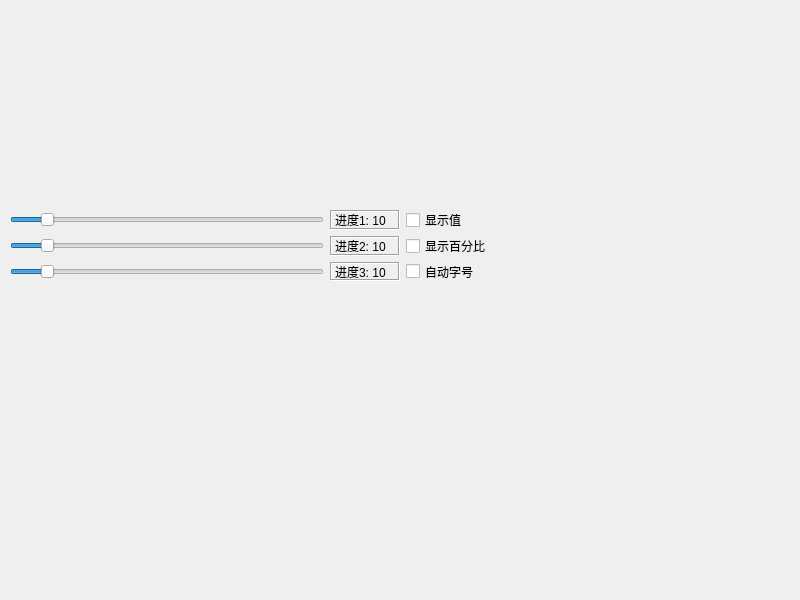
<?xml version="1.0" encoding="UTF-8"?>
<ui version="4.0">
 <class>frmProgressThree</class>
 <widget class="QWidget" name="frmProgressThree">
  <property name="geometry">
   <rect>
    <x>0</x>
    <y>0</y>
    <width>800</width>
    <height>600</height>
   </rect>
  </property>
  <property name="windowTitle">
   <string>Form</string>
  </property>
  <widget class="ProgressThree" name="progressThree1" native="true">
   <property name="geometry">
    <rect>
     <x>10</x>
     <y>10</y>
     <width>481</width>
     <height>41</height>
    </rect>
   </property>
  </widget>
  <widget class="ProgressThree" name="progressThree2" native="true">
   <property name="geometry">
    <rect>
     <x>10</x>
     <y>60</y>
     <width>481</width>
     <height>41</height>
    </rect>
   </property>
  </widget>
  <widget class="ProgressThree" name="progressThree3" native="true">
   <property name="geometry">
    <rect>
     <x>10</x>
     <y>110</y>
     <width>481</width>
     <height>41</height>
    </rect>
   </property>
  </widget>
  <widget class="ProgressThree" name="progressThree4" native="true">
   <property name="geometry">
    <rect>
     <x>10</x>
     <y>160</y>
     <width>481</width>
     <height>41</height>
    </rect>
   </property>
  </widget>
  <widget class="QWidget" name="layoutWidget">
   <property name="geometry">
    <rect>
     <x>10</x>
     <y>210</y>
     <width>481</width>
     <height>71</height>
    </rect>
   </property>
   <layout class="QGridLayout" name="gridLayout">
    <item row="0" column="0">
     <widget class="QSlider" name="horizontalSlider1">
      <property name="maximum">
       <number>100</number>
      </property>
      <property name="value">
       <number>10</number>
      </property>
      <property name="orientation">
       <enum>Qt::Horizontal</enum>
      </property>
     </widget>
    </item>
    <item row="0" column="2">
     <widget class="QCheckBox" name="ckShowValue">
      <property name="text">
       <string>显示值</string>
      </property>
     </widget>
    </item>
    <item row="1" column="0">
     <widget class="QSlider" name="horizontalSlider2">
      <property name="maximum">
       <number>100</number>
      </property>
      <property name="value">
       <number>10</number>
      </property>
      <property name="orientation">
       <enum>Qt::Horizontal</enum>
      </property>
     </widget>
    </item>
    <item row="1" column="2">
     <widget class="QCheckBox" name="ckShowPercent">
      <property name="text">
       <string>显示百分比</string>
      </property>
     </widget>
    </item>
    <item row="2" column="0">
     <widget class="QSlider" name="horizontalSlider3">
      <property name="maximum">
       <number>100</number>
      </property>
      <property name="value">
       <number>10</number>
      </property>
      <property name="orientation">
       <enum>Qt::Horizontal</enum>
      </property>
     </widget>
    </item>
    <item row="2" column="2">
     <widget class="QCheckBox" name="ckAutoFont">
      <property name="text">
       <string>自动字号</string>
      </property>
     </widget>
    </item>
    <item row="0" column="1">
     <widget class="QLabel" name="labValue1">
      <property name="minimumSize">
       <size>
        <width>70</width>
        <height>0</height>
       </size>
      </property>
      <property name="frameShape">
       <enum>QFrame::Box</enum>
      </property>
      <property name="frameShadow">
       <enum>QFrame::Sunken</enum>
      </property>
      <property name="text">
       <string>进度1: 10</string>
      </property>
     </widget>
    </item>
    <item row="1" column="1">
     <widget class="QLabel" name="labValue2">
      <property name="frameShape">
       <enum>QFrame::Box</enum>
      </property>
      <property name="frameShadow">
       <enum>QFrame::Sunken</enum>
      </property>
      <property name="text">
       <string>进度2: 10</string>
      </property>
     </widget>
    </item>
    <item row="2" column="1">
     <widget class="QLabel" name="labValue3">
      <property name="frameShape">
       <enum>QFrame::Box</enum>
      </property>
      <property name="frameShadow">
       <enum>QFrame::Sunken</enum>
      </property>
      <property name="text">
       <string>进度3: 10</string>
      </property>
     </widget>
    </item>
   </layout>
  </widget>
 </widget>
 <customwidgets>
  <customwidget>
   <class>ProgressThree</class>
   <extends>QWidget</extends>
   <header>progressthree.h</header>
   <container>1</container>
  </customwidget>
 </customwidgets>
 <resources/>
 <connections/>
</ui>
